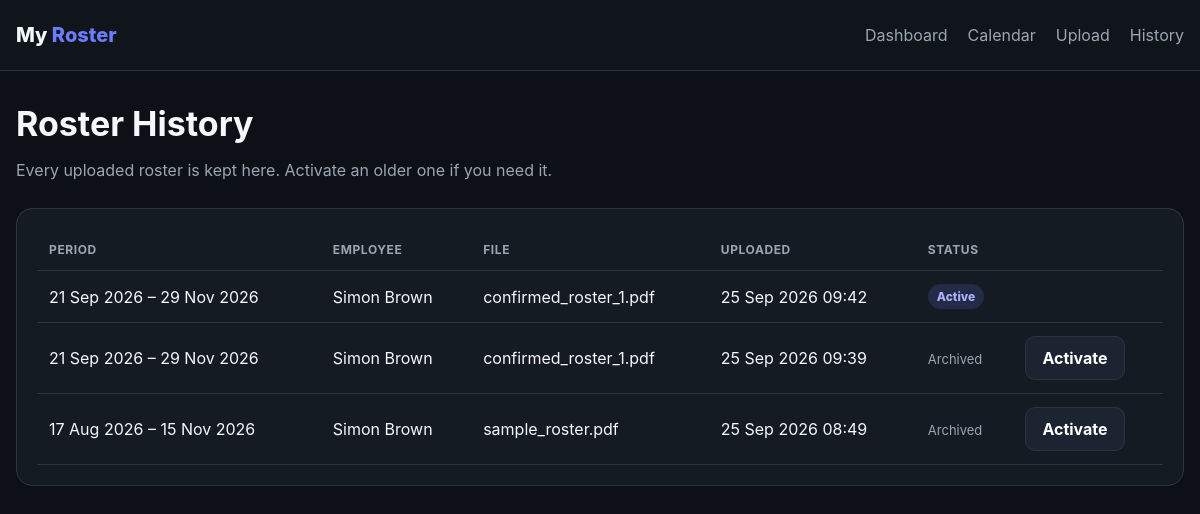
The app's page /history with its own data.
### app.py (models this page shows)
class Roster(db.Model):
    id = db.Column(db.Integer, primary_key=True)
    filename = db.Column(db.String(255), nullable=False)
    uploaded_at = db.Column(db.DateTime, default=datetime.utcnow, nullable=False)
    period_start = db.Column(db.Date, nullable=True)
    period_end = db.Column(db.Date, nullable=True)
    employee = db.Column(db.String(120), nullable=True)
    employee_number = db.Column(db.String(50), nullable=True)
    active = db.Column(db.Boolean, default=True, nullable=False)
    shifts = db.relationship(
        "Shift", backref="roster", cascade="all, delete-orphan",
        lazy=True, order_by="Shift.shift_date"
    )

### app.py (the view)
@app.route("/history")
def history():
    rosters = Roster.query.order_by(Roster.uploaded_at.desc()).all()
    return render_template("history.html", rosters=rosters)

### templates/history.html
<!doctype html>
<html lang="en"><head><meta charset="utf-8"><meta name="viewport" content="width=device-width, initial-scale=1"><title>Roster History</title><link rel="stylesheet" href="{{ url_for('static', filename='style.css') }}"></head>
<body>
<nav><div class="container nav-inner"><div class="brand">My <span>Roster</span></div><div class="links"><a href="{{ url_for('dashboard') }}">Dashboard</a><a href="{{ url_for('calendar') }}">Calendar</a><a href="{{ url_for('upload_roster') }}">Upload</a><a href="{{ url_for('history') }}">History</a></div></div></nav>
<main><div class="container">
<h1>Roster History</h1><p class="subtitle">Every uploaded roster is kept here. Activate an older one if you need it.</p>
<div class="card"><table><thead><tr><th>Period</th><th>Employee</th><th>File</th><th>Uploaded</th><th>Status</th><th></th></tr></thead><tbody>
{% for r in rosters %}
<tr><td>{{ r.period_start.strftime('%d %b %Y') }} – {{ r.period_end.strftime('%d %b %Y') }}</td><td>{{ r.employee or '—' }}</td><td>{{ r.filename }}</td><td>{{ r.uploaded_at.strftime('%d %b %Y %H:%M') }}</td><td>{% if r.active %}<span class="badge ocado">Active</span>{% else %}<span class="label">Archived</span>{% endif %}</td><td>{% if not r.active %}<a class="btn secondary" href="{{ url_for('activate_roster', roster_id=r.id) }}">Activate</a>{% endif %}</td></tr>
{% else %}<tr><td colspan="6">No rosters uploaded yet.</td></tr>{% endfor %}
</tbody></table></div>
</div></main>
</body></html>

### static/style.css (style rules this page uses)
* { box-sizing: border-box; }
:root { --bg: #0d1117; --panel: #151b23; --panel2: #1b2430; --border: #2b3542; --text: #f5f7fa; --muted: #9aa6b2; --ocado: #6c7cff; --morrisons: #5fae6d; --holiday: #d6a94c; }
body { margin:0; font-family:Inter,system-ui,-apple-system,BlinkMacSystemFont,"Segoe UI",sans-serif; background:var(--bg); color:var(--text); }
.container { width:min(1280px,calc(100% - 32px)); margin:0 auto; }
nav { border-bottom:1px solid var(--border); background:#10151c; position:sticky; top:0; z-index:10; }
.nav-inner { min-height:70px; display:flex; align-items:center; justify-content:space-between; gap:20px; }
.brand { font-weight:800; font-size:20px; }
.brand span { color:var(--ocado); }
nav a { color:var(--muted); text-decoration:none; margin-left:20px; }
main { padding:32px 0 60px; }
h1 { margin:0 0 8px; font-size:34px; }
.subtitle { color:var(--muted); margin-bottom:28px; }
.card { background:var(--panel); border:1px solid var(--border); border-radius:16px; padding:20px; }
.label { color:var(--muted); font-size:13px; }
.btn { display:inline-block; border:0; border-radius:10px; padding:11px 16px; background:var(--ocado); color:white; text-decoration:none; font-weight:700; cursor:pointer; }
.btn.secondary { background:var(--panel2); border:1px solid var(--border); }
table { width:100%; border-collapse:collapse; }
th,td { padding:13px 12px; border-bottom:1px solid var(--border); text-align:left; }
th { color:var(--muted); font-size:12px; text-transform:uppercase; letter-spacing:.05em; }
.badge { display:inline-flex; padding:5px 9px; border-radius:999px; font-size:12px; font-weight:800; }
.ocado { background:rgba(108,124,255,.16); color:#aab2ff; }

### records on screen
Roster: period_start "21 Sep 2026", period_end "29 Nov 2026", employee "Simon Brown", filename "confirmed_roster_1.pdf", uploaded_at "25 Sep 2026 09:42", active "Active"
Roster: period_start "21 Sep 2026", period_end "29 Nov 2026", employee "Simon Brown", filename "confirmed_roster_1.pdf", uploaded_at "25 Sep 2026 09:39", active "Archived"
Roster: period_start "17 Aug 2026", period_end "15 Nov 2026", employee "Simon Brown", filename "sample_roster.pdf", uploaded_at "25 Sep 2026 08:49", active "Archived"
